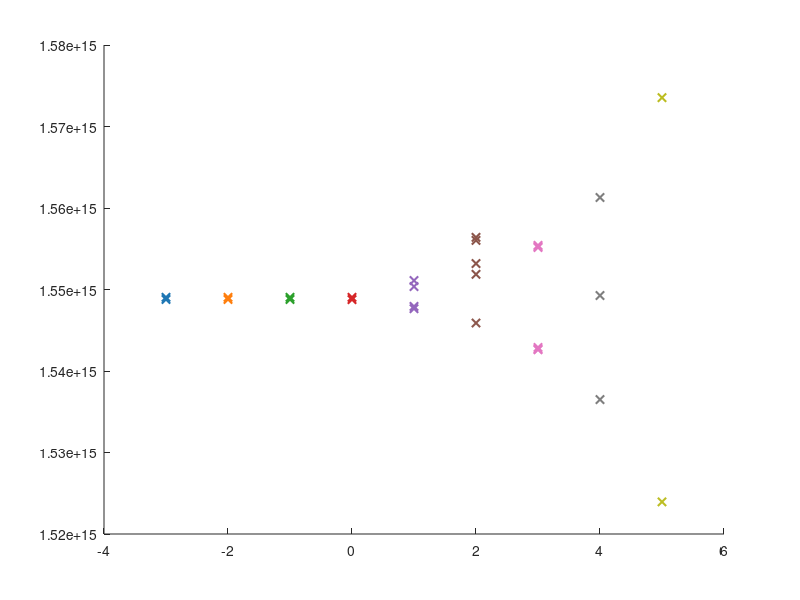

MATLAB code for this plot: (Note: this script raises an error after producing the figure.)
clc;clear;close all;

m_values = [-3, -2, -1, 0, 1, 2, 3, 4, 5 ];
function_values = {
    [1.548779838378416E15,1.549042722166650E15],                           
    [1.548779838378416E15,1.549042722166650E15],                           
    [1.548779838378416E15,1.549042722166650E15],                           
    [1.548757931396064E15,1.549042722166650E15]                            
    [1.547640675296071E15,1.547925466066657E15,1.550357141107818E15,...
     1.551101978507813E15],                                               
    [1.545888116707846E15,1.551868722890161E15,1.553183141831330E15,...
     1.556031049537194E15,1.556403468237192E15],                           
    [1.542602069354926E15,1.542689697284338E15,1.542886860125513E15,...
     1.555154770243082E15,1.555264305154846E15,1.555417654031316E15],      
    [1.536490021278495E15,1.549261791990178E15,1.561288725301867E15],      
    [1.523937320390339E15,1.573534728437083E15],                           
};

colors = [
    0.1216, 0.4667, 0.7059;  
    1.0000, 0.4980, 0.0549;  
    0.1725, 0.6275, 0.1725;  
    0.8392, 0.1529, 0.1569;  
    0.5804, 0.4039, 0.7412;  
    0.5490, 0.3373, 0.2941;  
    0.8902, 0.4667, 0.7608;  
    0.4980, 0.4980, 0.4980;  
    0.7373, 0.7412, 0.1333   
]; 

figure;
hold on;
for i = length(m_values):-1:1
    m = m_values(i);
    values = function_values{i};
    scatter(repmat(m, size(values)), values,...
        'x','LineWidth', 1.5,'MarkerEdgeColor', colors(i,:));
end

yline(1.548823652343122e+15,'k-','LineWidth',1.5)
hold off;

xlabel('m', 'Interpreter', 'latex');
ylabel('Frequency (Hz)', 'Interpreter', 'latex');
legend('$\tilde{\omega}_{n\pm},\ \delta_1 = 2^{5}$',...
    '$\tilde{\omega}_{n\pm},\ \delta_1 = 2^{4}$',...
    '$\tilde{\omega}_{n\pm},\ \delta_1 = 2^{3}$',...
    '$\tilde{\omega}_{n\pm},\ \delta_1 = 2^{2}$',...
    '$\tilde{\omega}_{n\pm},\ \delta_1 = 2^{1}$',...
    '$\tilde{\omega}_{n\pm},\ \delta_1 = 2^{0}$',...
    '$\tilde{\omega}_{n\pm},\ \delta_1 = 2^{-1}$',...
    '$\tilde{\omega}_{n\pm},\ \delta_1 = 2^{-2}$',...
    '$\tilde{\omega}_{n\pm},\ \delta_1 = 2^{-3}$',...
    '$\tilde{\omega}_{s,n}$','Interpreter', 'latex')
grid off;